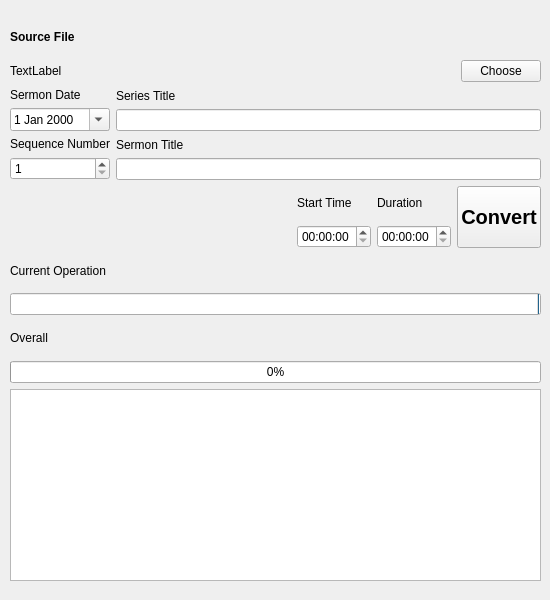
<?xml version="1.0" encoding="UTF-8"?>
<ui version="4.0">
 <class>MainWindow</class>
 <widget class="QMainWindow" name="MainWindow">
  <property name="windowModality">
   <enum>Qt::NonModal</enum>
  </property>
  <property name="geometry">
   <rect>
    <x>0</x>
    <y>0</y>
    <width>550</width>
    <height>600</height>
   </rect>
  </property>
  <property name="sizePolicy">
   <sizepolicy hsizetype="Expanding" vsizetype="Expanding">
    <horstretch>0</horstretch>
    <verstretch>0</verstretch>
   </sizepolicy>
  </property>
  <property name="acceptDrops">
   <bool>false</bool>
  </property>
  <property name="windowTitle">
   <string>SermonConvert</string>
  </property>
  <widget class="QWidget" name="centralWidget">
   <property name="sizePolicy">
    <sizepolicy hsizetype="Expanding" vsizetype="Expanding">
     <horstretch>0</horstretch>
     <verstretch>0</verstretch>
    </sizepolicy>
   </property>
   <widget class="QWidget" name="layoutWidget">
    <property name="geometry">
     <rect>
      <x>0</x>
      <y>0</y>
      <width>551</width>
      <height>601</height>
     </rect>
    </property>
    <layout class="QVBoxLayout" name="verticalLayout_12">
     <property name="leftMargin">
      <number>10</number>
     </property>
     <property name="topMargin">
      <number>20</number>
     </property>
     <property name="rightMargin">
      <number>10</number>
     </property>
     <property name="bottomMargin">
      <number>20</number>
     </property>
     <item>
      <layout class="QVBoxLayout" name="verticalLayout_13">
       <item>
        <layout class="QVBoxLayout" name="verticalLayout_7">
         <item>
          <widget class="QLabel" name="label">
           <property name="sizePolicy">
            <sizepolicy hsizetype="Preferred" vsizetype="Expanding">
             <horstretch>0</horstretch>
             <verstretch>0</verstretch>
            </sizepolicy>
           </property>
           <property name="font">
            <font>
             <weight>75</weight>
             <bold>true</bold>
            </font>
           </property>
           <property name="text">
            <string>Source File</string>
           </property>
          </widget>
         </item>
         <item>
          <layout class="QHBoxLayout" name="horizontalLayout">
           <item>
            <widget class="QLabel" name="label_10">
             <property name="sizePolicy">
              <sizepolicy hsizetype="Expanding" vsizetype="Preferred">
               <horstretch>0</horstretch>
               <verstretch>0</verstretch>
              </sizepolicy>
             </property>
             <property name="text">
              <string>TextLabel</string>
             </property>
            </widget>
           </item>
           <item>
            <widget class="QPushButton" name="chooseFileBTN">
             <property name="text">
              <string>Choose</string>
             </property>
            </widget>
           </item>
          </layout>
         </item>
        </layout>
       </item>
      </layout>
     </item>
     <item>
      <layout class="QHBoxLayout" name="horizontalLayout_2">
       <item>
        <layout class="QVBoxLayout" name="verticalLayout_8">
         <item>
          <layout class="QVBoxLayout" name="verticalLayout_6">
           <item>
            <widget class="QLabel" name="label_2">
             <property name="sizePolicy">
              <sizepolicy hsizetype="Preferred" vsizetype="MinimumExpanding">
               <horstretch>0</horstretch>
               <verstretch>0</verstretch>
              </sizepolicy>
             </property>
             <property name="text">
              <string>Sermon Date</string>
             </property>
            </widget>
           </item>
           <item>
            <widget class="QDateEdit" name="sermonDate">
             <property name="enabled">
              <bool>true</bool>
             </property>
             <property name="sizePolicy">
              <sizepolicy hsizetype="Minimum" vsizetype="Maximum">
               <horstretch>0</horstretch>
               <verstretch>0</verstretch>
              </sizepolicy>
             </property>
             <property name="calendarPopup">
              <bool>true</bool>
             </property>
            </widget>
           </item>
          </layout>
         </item>
         <item>
          <layout class="QVBoxLayout" name="verticalLayout_3">
           <item>
            <widget class="QLabel" name="label_5">
             <property name="sizePolicy">
              <sizepolicy hsizetype="Preferred" vsizetype="MinimumExpanding">
               <horstretch>0</horstretch>
               <verstretch>0</verstretch>
              </sizepolicy>
             </property>
             <property name="text">
              <string>Sequence Number</string>
             </property>
            </widget>
           </item>
           <item>
            <widget class="QSpinBox" name="sequenceNumber">
             <property name="enabled">
              <bool>true</bool>
             </property>
             <property name="sizePolicy">
              <sizepolicy hsizetype="Minimum" vsizetype="MinimumExpanding">
               <horstretch>0</horstretch>
               <verstretch>0</verstretch>
              </sizepolicy>
             </property>
             <property name="accelerated">
              <bool>false</bool>
             </property>
             <property name="prefix">
              <string/>
             </property>
             <property name="minimum">
              <number>1</number>
             </property>
             <property name="maximum">
              <number>52</number>
             </property>
             <property name="singleStep">
              <number>1</number>
             </property>
             <property name="value">
              <number>1</number>
             </property>
            </widget>
           </item>
          </layout>
         </item>
        </layout>
       </item>
       <item>
        <layout class="QVBoxLayout" name="verticalLayout_9">
         <item>
          <layout class="QVBoxLayout" name="verticalLayout_5">
           <item>
            <widget class="QLabel" name="label_3">
             <property name="sizePolicy">
              <sizepolicy hsizetype="Preferred" vsizetype="MinimumExpanding">
               <horstretch>0</horstretch>
               <verstretch>0</verstretch>
              </sizepolicy>
             </property>
             <property name="text">
              <string>Series Title</string>
             </property>
            </widget>
           </item>
           <item>
            <widget class="QLineEdit" name="seriesTitle">
             <property name="enabled">
              <bool>true</bool>
             </property>
             <property name="sizePolicy">
              <sizepolicy hsizetype="Expanding" vsizetype="Maximum">
               <horstretch>0</horstretch>
               <verstretch>0</verstretch>
              </sizepolicy>
             </property>
            </widget>
           </item>
          </layout>
         </item>
         <item>
          <layout class="QVBoxLayout" name="verticalLayout_4">
           <item>
            <widget class="QLabel" name="label_4">
             <property name="sizePolicy">
              <sizepolicy hsizetype="Preferred" vsizetype="MinimumExpanding">
               <horstretch>0</horstretch>
               <verstretch>0</verstretch>
              </sizepolicy>
             </property>
             <property name="text">
              <string>Sermon Title</string>
             </property>
            </widget>
           </item>
           <item>
            <widget class="QLineEdit" name="sermonTitle">
             <property name="enabled">
              <bool>true</bool>
             </property>
             <property name="sizePolicy">
              <sizepolicy hsizetype="Expanding" vsizetype="MinimumExpanding">
               <horstretch>0</horstretch>
               <verstretch>0</verstretch>
              </sizepolicy>
             </property>
            </widget>
           </item>
          </layout>
         </item>
        </layout>
       </item>
      </layout>
     </item>
     <item>
      <layout class="QHBoxLayout" name="horizontalLayout_3">
       <item>
        <spacer name="horizontalSpacer">
         <property name="orientation">
          <enum>Qt::Horizontal</enum>
         </property>
         <property name="sizeType">
          <enum>QSizePolicy::Expanding</enum>
         </property>
         <property name="sizeHint" stdset="0">
          <size>
           <width>108</width>
           <height>20</height>
          </size>
         </property>
        </spacer>
       </item>
       <item>
        <layout class="QVBoxLayout" name="verticalLayout_2">
         <item>
          <widget class="QLabel" name="label_6">
           <property name="sizePolicy">
            <sizepolicy hsizetype="Preferred" vsizetype="MinimumExpanding">
             <horstretch>0</horstretch>
             <verstretch>0</verstretch>
            </sizepolicy>
           </property>
           <property name="text">
            <string>Start Time</string>
           </property>
          </widget>
         </item>
         <item>
          <widget class="QTimeEdit" name="timeEdit_2">
           <property name="displayFormat">
            <string>hh:mm:ss</string>
           </property>
          </widget>
         </item>
        </layout>
       </item>
       <item>
        <layout class="QVBoxLayout" name="verticalLayout">
         <item>
          <widget class="QLabel" name="label_7">
           <property name="sizePolicy">
            <sizepolicy hsizetype="Preferred" vsizetype="MinimumExpanding">
             <horstretch>0</horstretch>
             <verstretch>0</verstretch>
            </sizepolicy>
           </property>
           <property name="text">
            <string>Duration</string>
           </property>
          </widget>
         </item>
         <item>
          <widget class="QTimeEdit" name="timeEdit">
           <property name="displayFormat">
            <string>hh:mm:ss</string>
           </property>
          </widget>
         </item>
        </layout>
       </item>
       <item>
        <widget class="QPushButton" name="pushButton">
         <property name="sizePolicy">
          <sizepolicy hsizetype="Minimum" vsizetype="Expanding">
           <horstretch>0</horstretch>
           <verstretch>0</verstretch>
          </sizepolicy>
         </property>
         <property name="font">
          <font>
           <pointsize>15</pointsize>
           <weight>75</weight>
           <bold>true</bold>
          </font>
         </property>
         <property name="text">
          <string>Convert</string>
         </property>
        </widget>
       </item>
      </layout>
     </item>
     <item>
      <layout class="QVBoxLayout" name="verticalLayout_10">
       <item>
        <layout class="QHBoxLayout" name="horizontalLayout_4">
         <item>
          <widget class="QLabel" name="label_8">
           <property name="sizePolicy">
            <sizepolicy hsizetype="Expanding" vsizetype="Expanding">
             <horstretch>0</horstretch>
             <verstretch>0</verstretch>
            </sizepolicy>
           </property>
           <property name="maximumSize">
            <size>
             <width>150</width>
             <height>16777215</height>
            </size>
           </property>
           <property name="text">
            <string>Current Operation</string>
           </property>
          </widget>
         </item>
         <item>
          <widget class="QLabel" name="currentOperation">
           <property name="sizePolicy">
            <sizepolicy hsizetype="Preferred" vsizetype="Expanding">
             <horstretch>0</horstretch>
             <verstretch>0</verstretch>
            </sizepolicy>
           </property>
           <property name="text">
            <string/>
           </property>
          </widget>
         </item>
        </layout>
       </item>
       <item>
        <widget class="QProgressBar" name="operationProgress">
         <property name="value">
          <number>0</number>
         </property>
         <property name="invertedAppearance">
          <bool>true</bool>
         </property>
        </widget>
       </item>
      </layout>
     </item>
     <item>
      <layout class="QVBoxLayout" name="verticalLayout_11">
       <item>
        <widget class="QLabel" name="label_9">
         <property name="sizePolicy">
          <sizepolicy hsizetype="Preferred" vsizetype="Expanding">
           <horstretch>0</horstretch>
           <verstretch>0</verstretch>
          </sizepolicy>
         </property>
         <property name="text">
          <string>Overall</string>
         </property>
        </widget>
       </item>
       <item>
        <widget class="QProgressBar" name="overallProgress">
         <property name="value">
          <number>0</number>
         </property>
        </widget>
       </item>
      </layout>
     </item>
     <item>
      <widget class="QTextBrowser" name="textBrowser"/>
     </item>
    </layout>
   </widget>
  </widget>
 </widget>
 <layoutdefault spacing="6" margin="11"/>
 <tabstops>
  <tabstop>chooseFileBTN</tabstop>
  <tabstop>sermonDate</tabstop>
  <tabstop>seriesTitle</tabstop>
  <tabstop>sequenceNumber</tabstop>
  <tabstop>sermonTitle</tabstop>
  <tabstop>pushButton</tabstop>
  <tabstop>textBrowser</tabstop>
 </tabstops>
 <resources/>
 <connections/>
</ui>
